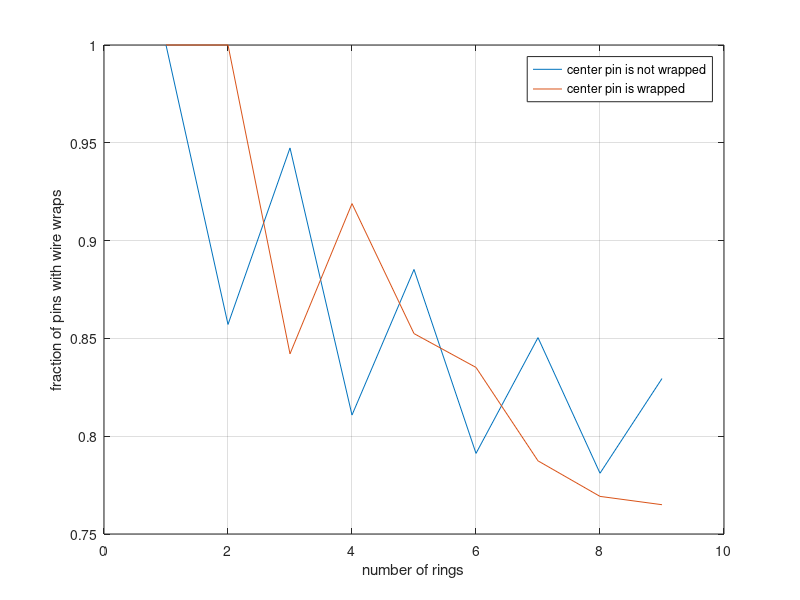

Source code (MATLAB):
nrings = 1:9;
npins = [1];

for i = nrings(2:end)
    tmp = 1;
    for j = 2:i
        tmp = tmp + (j-1)*6;
    end
    npins(end+1) = tmp;
end

nwraps_1 = [1];
for i = nrings(2:end)
    tmp = 0;
    for j = 2:i
        if (mod(j,2) == 0)
            tmp = tmp + (j-1)*6;
        else
            tmp = tmp + (j-1)*6/2;
        end
    end
    if mod(j,2) == 1
        tmp = tmp + (j-1)*6/2;
    end
    nwraps_1(end+1) = tmp;
end

F_1 = nwraps_1./npins;

nwraps_2 = [1 7 16 34 52 76 100 130 166]; %didn't calculate the last one

F_2 = nwraps_2./npins;

plot(nrings, F_1, nrings, F_2);
xlabel('number of rings'); ylabel('fraction of pins with wire wraps');
legend('center pin is not wrapped', 'center pin is wrapped'); grid on;